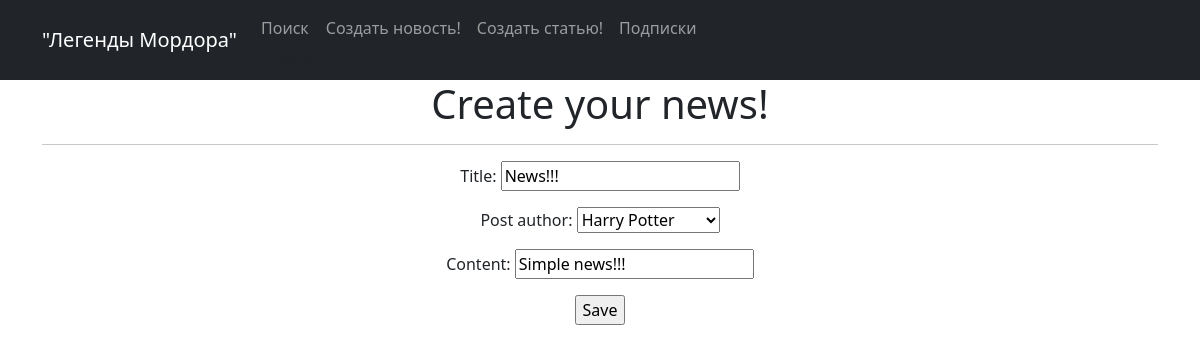
The page /news/19/update/ (signed in) on the database as committed earlier.
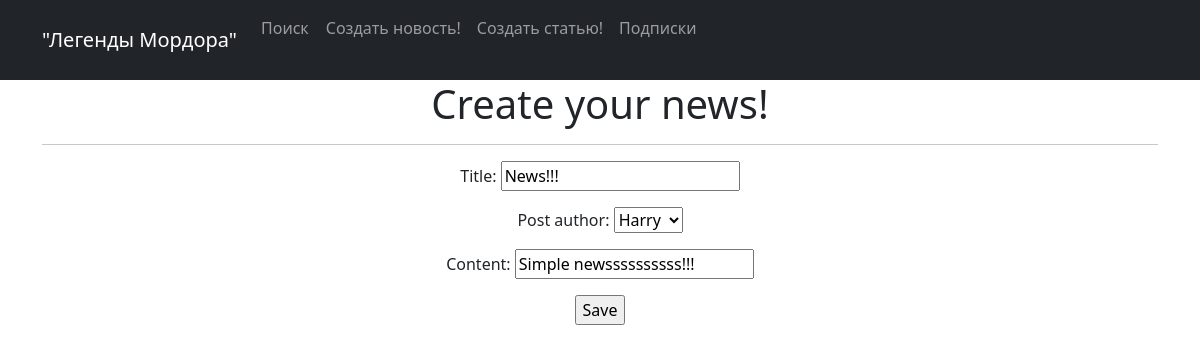
The same page on the database as committed later.
### news/models.py (models this page shows, shortened)
class Post(models.Model):
    post_author = models.ForeignKey(Author, on_delete=models.CASCADE)
    NEWS = 'NW'
    ARTICLE = 'AR'
    CATEGORY_CHOICES = [
        (NEWS, 'NW'),
        (ARTICLE, 'AR'),
    ]
    category_type = models.CharField(max_length=2, choices=CATEGORY_CHOICES, default=ARTICLE)
    creation_date = models.DateTimeField(auto_now_add=True)
    category_post = models.ManyToManyField(Category, through='PostCategory')
    title = models.CharField(max_length=128)
    content = models.TextField()
    rating = models.SmallIntegerField(default=0)

### news/views.py (the view)
# urls.py: path('<int:pk>/update/', PostUpdate.as_view(), name='news_update'),
class PostUpdate(PermissionRequiredMixin, UpdateView):
    permission_required = ('news.change_news',)
    form_class = PostForm
    model = Post
    template_name = 'news_edit.html'

### news/forms.py (shortened to what this page needs)
class PostForm(forms.ModelForm):
    content = forms.CharField(min_length=20, strip=True)
    class Meta:
        model = Post
        fields = [
            'title',
            'post_author',
            'content',
        ]

### news/models.py (called while the page is built)
    def __str__(self):
        return self.author_user.username

### templates/news_edit.html (shortened to what this page needs)
{% extends 'flatpages/default.html' %}
{% block content %}
<h1>Create your news!</h1>
<hr>
<form action="" method="post">
    {{ form.as_p }}
    <input type="submit" value="Save" />
</form>
{% endblock content %}

Rows that differ between the two databases and show on the page:
changed Post "News!!!": post_author "Harry Potter" → "Harry"; content "Simple news!!!" → "Simple newssssssssss!!!"
